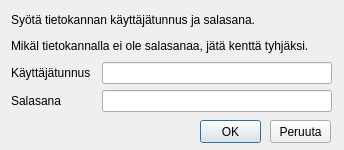
<?xml version="1.0" encoding="UTF-8"?>
<ui version="4.0">
 <class>Dialog</class>
 <widget class="QDialog" name="Dialog">
  <property name="geometry">
   <rect>
    <x>0</x>
    <y>0</y>
    <width>344</width>
    <height>150</height>
   </rect>
  </property>
  <property name="windowTitle">
   <string>Dialog</string>
  </property>
  <widget class="QPushButton" name="pushButton">
   <property name="geometry">
    <rect>
     <x>200</x>
     <y>120</y>
     <width>61</width>
     <height>23</height>
    </rect>
   </property>
   <property name="text">
    <string>OK</string>
   </property>
  </widget>
  <widget class="QPushButton" name="pushButton_2">
   <property name="geometry">
    <rect>
     <x>270</x>
     <y>120</y>
     <width>61</width>
     <height>23</height>
    </rect>
   </property>
   <property name="text">
    <string>Peruuta</string>
   </property>
  </widget>
  <widget class="QWidget" name="layoutWidget">
   <property name="geometry">
    <rect>
     <x>11</x>
     <y>11</y>
     <width>321</width>
     <height>101</height>
    </rect>
   </property>
   <layout class="QVBoxLayout" name="verticalLayout">
    <item>
     <widget class="QLabel" name="label_3">
      <property name="text">
       <string>&lt;html&gt;&lt;head/&gt;&lt;body&gt;&lt;p&gt;Syötä tietokannan käyttäjätunnus ja salasana.&lt;/p&gt;&lt;p&gt;Mikäl tietokannalla ei ole salasanaa, jätä kenttä tyhjäksi.&lt;/p&gt;&lt;/body&gt;&lt;/html&gt;</string>
      </property>
     </widget>
    </item>
    <item>
     <layout class="QHBoxLayout" name="horizontalLayout">
      <item>
       <widget class="QLabel" name="label">
        <property name="text">
         <string>Käyttäjätunnus</string>
        </property>
       </widget>
      </item>
      <item>
       <widget class="QLineEdit" name="usernameLineEdit">
        <property name="maximumSize">
         <size>
          <width>230</width>
          <height>16777215</height>
         </size>
        </property>
       </widget>
      </item>
     </layout>
    </item>
    <item>
     <layout class="QHBoxLayout" name="horizontalLayout_2">
      <item>
       <widget class="QLabel" name="label_2">
        <property name="text">
         <string>Salasana</string>
        </property>
       </widget>
      </item>
      <item>
       <widget class="QgsPasswordLineEdit" name="passwordLineEdit">
        <property name="maximumSize">
         <size>
          <width>230</width>
          <height>16777215</height>
         </size>
        </property>
       </widget>
      </item>
     </layout>
    </item>
   </layout>
  </widget>
 </widget>
 <customwidgets>
  <customwidget>
   <class>QgsPasswordLineEdit</class>
   <extends>QLineEdit</extends>
   <header>qgspasswordlineedit.h</header>
  </customwidget>
 </customwidgets>
 <resources/>
 <connections>
  <connection>
   <sender>pushButton</sender>
   <signal>clicked()</signal>
   <receiver>Dialog</receiver>
   <slot>accept()</slot>
   <hints>
    <hint type="sourcelabel">
     <x>230</x>
     <y>131</y>
    </hint>
    <hint type="destinationlabel">
     <x>171</x>
     <y>74</y>
    </hint>
   </hints>
  </connection>
  <connection>
   <sender>pushButton_2</sender>
   <signal>clicked()</signal>
   <receiver>Dialog</receiver>
   <slot>reject()</slot>
   <hints>
    <hint type="sourcelabel">
     <x>300</x>
     <y>131</y>
    </hint>
    <hint type="destinationlabel">
     <x>171</x>
     <y>74</y>
    </hint>
   </hints>
  </connection>
 </connections>
</ui>
